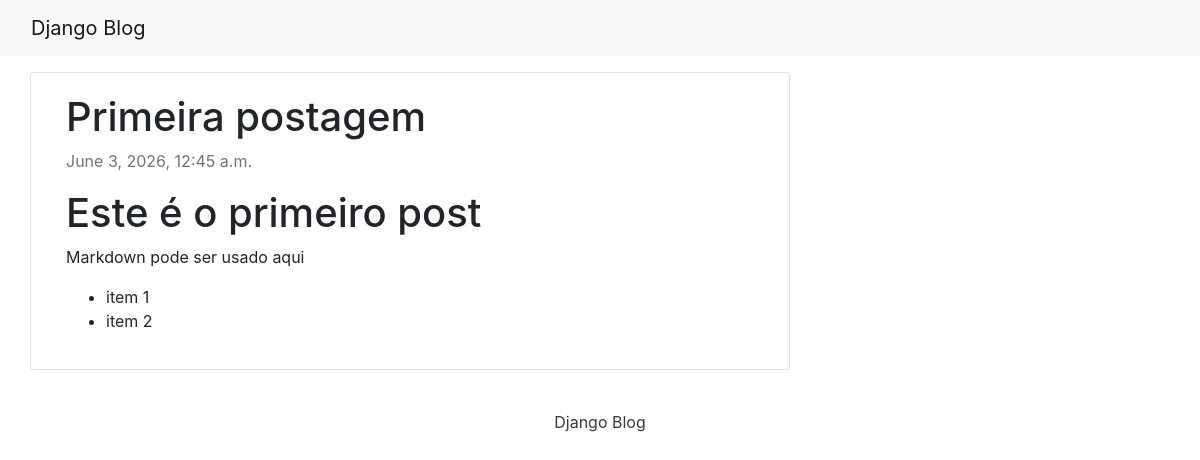
The app's page /primeira-postagem/ with its own data.
### djblog/models.py (models this page shows, shortened)
class Post(models.Model):
    title = models.CharField(max_length=255)
    slug = models.SlugField(max_length=255, unique=True)
    content = models.TextField()
    published = models.BooleanField(default=True)
    date = models.DateTimeField(auto_now_add=True)
    class Meta:
        ordering = ["-date"]

### djblog/views.py (the view)
# urls.py: path("<slug:slug>/", PostDetail.as_view(), name="detail")
class PostDetail(DetailView):
    model = Post
    template_name = "detail.html"

### templates/detail.html
{% extends 'base.html' %}
{% load markdownify %}
{% block content %}
<div class="container">
  <div class="row">
    <div class="col-md-8 card mb-4  mt-3 left  top">
      <div class="card-body">
        <h1>{% block title %} {{ object.title }} {% endblock title %}</h1>
        <p class=" text-muted"> {{ post.date }}</p>
        <p class="card-text ">{{ object.content | safe | markdownify}}</p>
      </div>
    </div>
  </div>
</div>
{% endblock content %}

### records on screen
Post: title "Primeira postagem", date "June 3, 2026, 12:45 a.m.", content "Este é o primeiro post Markdown pode ser usado aqui item 1 item 2"
